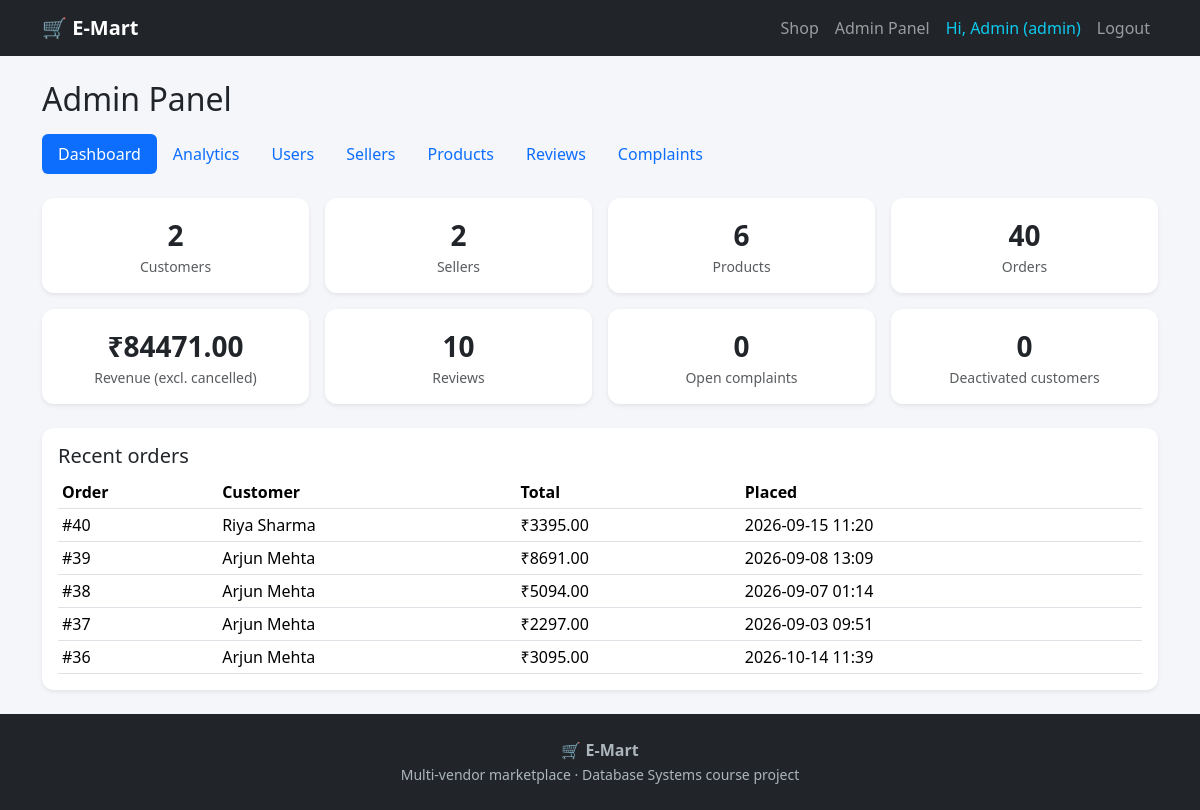
The page /admin/dashboard (signed in) on the database its author committed.
### tables this page shows
CREATE TABLE users (
    user_id       INTEGER PRIMARY KEY AUTOINCREMENT,
    name          TEXT NOT NULL,
    email         TEXT NOT NULL UNIQUE,
    password_hash TEXT NOT NULL,
    role          TEXT NOT NULL CHECK (role IN ('customer', 'seller', 'admin')),
    is_active     INTEGER NOT NULL DEFAULT 1 CHECK (is_active IN (0, 1)),
    created_at    TEXT NOT NULL DEFAULT CURRENT_TIMESTAMP
);

CREATE TABLE orders (
    order_id         INTEGER PRIMARY KEY AUTOINCREMENT,
    user_id          INTEGER
                     REFERENCES users(user_id) ON DELETE SET NULL,
    customer_name    TEXT NOT NULL,        -- snapshot
    shipping_address TEXT NOT NULL,
    total_amount     REAL NOT NULL CHECK (total_amount >= 0),
    placed_at        TEXT NOT NULL DEFAULT CURRENT_TIMESTAMP
);

### routes/admin.py (the view)
@admin_bp.route("/dashboard")
@login_required("admin")
def dashboard():
    conn = get_connection()
    def one(sql):
        return conn.execute(sql).fetchone()[0]
    stats = {
        "customers": one("SELECT COUNT(*) FROM users WHERE role = 'customer'"),
        "deactivated": one("SELECT COUNT(*) FROM users WHERE role = 'customer' AND is_active = 0"),
        "sellers": one("SELECT COUNT(*) FROM users WHERE role = 'seller'"),
        "products": one("SELECT COUNT(*) FROM products"),
        "orders": one("SELECT COUNT(*) FROM orders"),
        "revenue": one("SELECT COALESCE(SUM(unit_price * quantity), 0) FROM order_items "
                       "WHERE status != 'cancelled'"),
        "reviews": one("SELECT COUNT(*) FROM reviews"),
        "open_complaints": one("SELECT COUNT(*) FROM complaints WHERE status = 'open'"),
    }
    recent = conn.execute(
        "SELECT order_id, customer_name, total_amount, placed_at "
        "FROM orders ORDER BY order_id DESC LIMIT 5").fetchall()
    conn.close()
    return render_template("admin/dashboard.html", stats=stats, recent=recent)

### app.py (called while the page is built)
def get_csrf_token():
    if "csrf_token" not in session:
        session["csrf_token"] = secrets.token_hex(16)
    return session["csrf_token"]

@app.before_request
def csrf_protect():
    session.permanent = True
    if request.method == "POST":
        sent = request.form.get("csrf_token", "")
        expected = session.get("csrf_token", "")
        if not expected or not hmac.compare_digest(sent, expected):
            abort(400)

@app.context_processor
def inject_csrf():
    return {"csrf_token": get_csrf_token()}

@app.before_request
def load_logged_in_user():
    g.user = None
    user_id = session.get("user_id")
    if user_id is not None:
        conn = get_connection()
        user = conn.execute(
            "SELECT user_id, name, email, role, is_active FROM users WHERE user_id = ?",
            (user_id,)).fetchone()
        conn.close()
        if user is None or not user["is_active"]:
            session.pop("user_id", None)
        else:
            g.user = user

@app.context_processor
def inject_cart_count():
    count = 0
    try:
        if g.get("user") is not None and g.user["role"] == "customer":
            conn = get_connection()
            count = conn.execute(
                "SELECT COALESCE(SUM(quantity), 0) FROM cart_items WHERE user_id = ?",
                (g.user["user_id"],)).fetchone()[0]
            conn.close()
    except sqlite3.Error:
        count = 0          # an error page must never crash because of the navbar
    return {"cart_count": count}

### db.py (called while the page is built)
def get_connection():
    conn = sqlite3.connect(DB_PATH)
    conn.row_factory = sqlite3.Row          # lets us use row["name"]
    conn.execute("PRAGMA foreign_keys = ON")
    return conn

### helpers.py (called while the page is built)
def login_required(role=None):
    def decorator(view):
        @wraps(view)
        def wrapper(*args, **kwargs):
            if g.user is None:
                flash("Please log in first.", "warning")
                return redirect(url_for("auth.login"))
            if role and g.user["role"] != role:
                flash("You don't have access to that page.", "danger")
                return redirect(url_for("home"))
            return view(*args, **kwargs)
        return wrapper
    return decorator

### templates/admin/dashboard.html (shortened to what this page needs)
{% extends "base.html" %}
{% block content %}
<h2 class="mb-3">Admin Panel</h2>
{% include "admin/_tabs.html" %}
<div class="row g-3 mb-4">
  {% for label, value, link in [
      ('Customers', stats.customers, url_for('admin.users', role='customer')),
      ('Sellers', stats.sellers, url_for('admin.sellers')),
      ('Products', stats.products, url_for('admin.products')),
      ('Orders', stats.orders, none),
      ('Revenue (excl. cancelled)', '₹' ~ ("%.2f"|format(stats.revenue)), none),
      ('Reviews', stats.reviews, url_for('admin.reviews')),
      ('Open complaints', stats.open_complaints, url_for('admin.complaints', status='open')),
      ('Deactivated customers', stats.deactivated, url_for('admin.users', role='customer'))] %}
  <div class="col-6 col-md-3">
    <div class="card shadow-sm text-center p-3 h-100">
      <div class="fs-3 fw-bold">{{ value }}</div>
      <div class="text-muted small">{{ label }}</div>
    </div>
  </div>
  {% endfor %}
</div>
<div class="card shadow-sm">
  <div class="card-body">
    <h5>Recent orders</h5>
    {% if recent %}
    <table class="table table-sm mb-0">
      <thead><tr><th>Order</th><th>Customer</th><th>Total</th><th>Placed</th></tr></thead>
      <tbody>
        {% for o in recent %}
        <tr><td>#{{ o.order_id }}</td><td>{{ o.customer_name }}</td>
            <td>₹{{ "%.2f"|format(o.total_amount) }}</td><td>{{ o.placed_at[:16] }}</td></tr>
        {% endfor %}
      </tbody>
    </table>
    {% else %}<p class="text-muted mb-0">No orders yet.</p>{% endif %}
  </div>
</div>
{% endblock %}

### templates/base.html (shortened to what this page needs)
<!DOCTYPE html>
<html lang="en">
<head>
  <link href="https://cdn.jsdelivr.net/npm/bootstrap@5.3.3/dist/css/bootstrap.min.css" rel="stylesheet">
  <link href="{{ url_for('static', filename='css/style.css') }}" rel="stylesheet">
</head>
<body class="d-flex flex-column min-vh-100">
  <nav class="navbar navbar-expand-lg navbar-dark bg-dark">
    <div class="container">
      <a class="navbar-brand fw-bold" href="{{ url_for('home') }}">🛒 E-Mart</a>
      <div class="collapse navbar-collapse" id="nav">
        <ul class="navbar-nav ms-auto align-items-lg-center">
          <li class="nav-item"><a class="nav-link" href="{{ url_for('home') }}">Shop</a></li>
          {% if g.user %}
            {% if g.user.role == 'seller' %}
              <li class="nav-item"><a class="nav-link" href="{{ url_for('seller.dashboard') }}">Seller Dashboard</a></li>
            {% elif g.user.role == 'admin' %}
              <li class="nav-item"><a class="nav-link" href="{{ url_for('admin.dashboard') }}">Admin Panel</a></li>
            {% endif %}
            <li class="nav-item"><span class="nav-link text-info">Hi, {{ g.user.name }} ({{ g.user.role }})</span></li>
            <li class="nav-item"><a class="nav-link" href="{{ url_for('auth.logout') }}">Logout</a></li>
          {% else %}
            <li class="nav-item"><a class="nav-link" href="{{ url_for('auth.login') }}">Login</a></li>
            <li class="nav-item"><a class="nav-link" href="{{ url_for('auth.register') }}">Register</a></li>
          {% endif %}
        </ul>
      </div>
    </div>
  </nav>
  <main class="container my-4 flex-grow-1">
    {% block content %}{% endblock %}
  </main>
  <footer class="site-footer text-center py-4">
    <div class="fw-bold">🛒 E-Mart</div>
    <small>Multi-vendor marketplace · Database Systems course project</small>
  </footer>
</body>
</html>

### static/css/style.css (style rules this page uses)
body { background-color: #f5f6fa; }
.card { border: none; border-radius: 12px; }
.card { transition: transform .15s ease, box-shadow .15s ease; }
.site-footer { background: #212529; color: #adb5bd; }
.table > :not(caption) > * > * { vertical-align: middle; }

### rows shown on the page
users: user.name "Admin", user.role "admin"
orders: order_id "40", customer_name "Riya Sharma", total_amount "3395.00", placed_at "2026-09-15 11:20"
orders: order_id "39", customer_name "Arjun Mehta", total_amount "8691.00", placed_at "2026-09-08 13:09"
orders: order_id "38", customer_name "Arjun Mehta", total_amount "5094.00", placed_at "2026-09-07 01:14"
orders: order_id "37", customer_name "Arjun Mehta", total_amount "2297.00", placed_at "2026-09-03 09:51"
orders: order_id "36", customer_name "Arjun Mehta", total_amount "3095.00", placed_at "2026-10-14 11:39"

### other values the page prints
{{ label }} "Dashboard" "Analytics" "Users" "Sellers" "Products" "Reviews" "Complaints"
{{ value }} "2" "2" "6" "40" "₹84471.00" "10" "0" "0"
{{ label }} "Customers" "Sellers" "Products" "Orders" "Revenue (excl. cancelled)" "Reviews" "Open complaints" "Deactivated customers"
